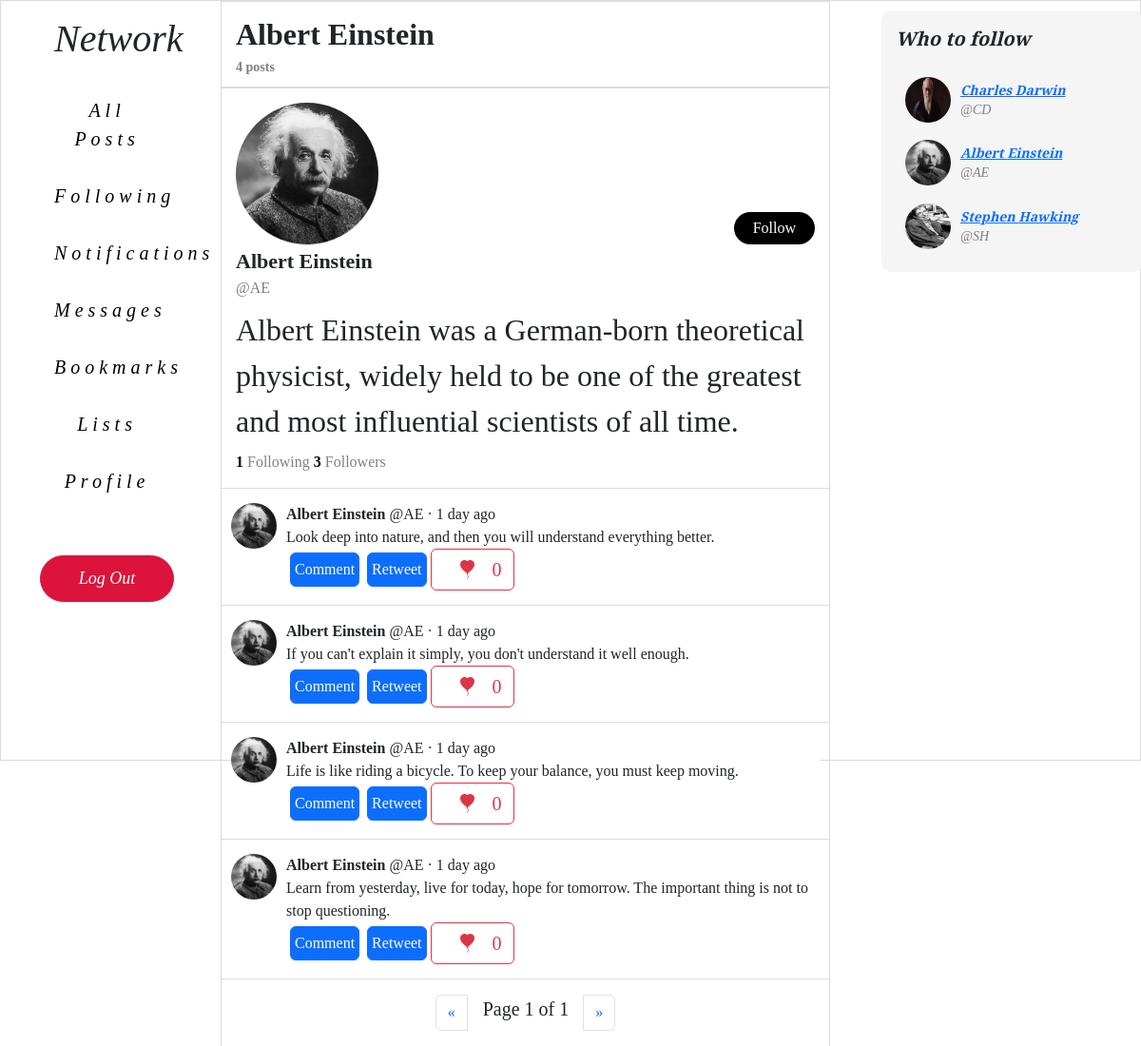
Page /profile/AE (signed in) on the committed database.
### network/models.py (models this page shows, shortened)
class User(AbstractUser):
    pass
    bio = models.TextField(blank=True, max_length=160)
    profile_picture = models.ImageField(default="default.jpeg", upload_to="profile_pictures")

class Post(models.Model):
    user = models.ForeignKey("User", on_delete=models.CASCADE, related_name="posts")
    body = models.TextField(blank=True, max_length=280)
    likes = models.ManyToManyField("User", blank=True, related_name="likes")
    timestamp = models.DateTimeField(auto_now_add=True)
    def get_time(self):
        return humanize.naturaltime(self.timestamp)
    def total_likes(self):
        return self.likes.count()

### network/views.py (the view)
# urls.py: path("profile/<str:username>", views.profile, name="profile"),
def profile(request, username):
    current_user = User.objects.get(username=request.user)
    viewed_user = User.objects.get(username=username)
    paginator = Paginator(viewed_user.posts.all().order_by('-timestamp'), 10)
    page_number = request.GET.get('page')
    page_obj = paginator.get_page(page_number)
    context = {
        "currently_followed": len(Follow.objects.filter(user=current_user).filter(following=viewed_user)),
        "follower_count": viewed_user.followers.all().count(),
        "following_count": viewed_user.following.all().count(),
        "post_count": viewed_user.posts.all().count,
        "recommend_follow": recommend_follow(request),
        "viewed_user": viewed_user,
        "viewed_user_posts": page_obj,
    }
    return render(request, "network/profile.html", context)

### network/views.py (called while the page is built)
def recommend_follow(request):
    current_user = User.objects.get(username=request.user)
    not_following = User.objects.exclude(
        followers__user=current_user
    ).exclude(username=current_user)
    if len(not_following) > 3: sample_size = 3
    else: sample_size = len(not_following)
    not_following = random.sample(list(not_following), sample_size)
    return not_following

### network/templates/network/profile.html (shortened to what this page needs)
{% extends "network/layout.html" %}
{% load static %}
{% block body %}
    {% if user.is_authenticated %}
    <div class="profile-header">
        <div>{{ viewed_user.first_name }} {{ viewed_user.last_name }}</div>
        {% if post_count <= 1 %}
            <div class="post-count">{{ post_count }} post </div>
        {% elif post_count > 1 %}
            <div class="post-count">{{ post_count }} posts </div>
        {% endif %}
        </div>
        <div class="profile-container">
            <div class="profile-top">
                <div class="image-container">
                    <img src="{{ viewed_user.profile_picture.url }}">
                </div>
                {% if request.user.username == viewed_user.username %}
                <div class="follow-button-container">
                    <button class="setup-profile" id="setup" title="Set up profile" value="{{ viewed_user.username }}">Set up profile</button>
                </div>
                {% elif request.user.username != viewed_user.username %}
                    {% if currently_followed == False %}
                        <div class="follow-button-container">
                            <button class="toggle-follow-button" id="follow" title="Follow" value="{{ viewed_user.username }}">Follow</button>
                        </div>
                    {% else %}
                        <div class="follow-button-container">
                            <button class="toggle-follow-button" id="unfollow" title="Unfollow" value="{{ viewed_user.username }}">Following</button>
                        </div>
                    {% endif %}
                {% endif %}
            </div>
            <div class="profile-bio-container">
                <div style="font-size: 22px"><strong>{{ viewed_user.first_name }} {{ viewed_user.last_name }}</strong></div>
                <div style="font-size: 16px; color: gray">@{{ viewed_user.username }}</div>
                <div class="profile-bio">
                    {{ viewed_user.bio }}
                </div>
            </div>
            <div class="profile-following">
                <span class="following-count">{{ following_count }}</span> Following <span class="follower-count">{{ follower_count }}</span> Followers
            </div>
        </div>
        {% for post in viewed_user_posts %}
            <div class="post-outer-container">
                <div class="post-container">
                    <div class="profile-pic">
                        <a href="/profile/{{ viewed_user.username }}">
                            <img src="{{ viewed_user.profile_picture.url }}">
                        </a>
                    </div>
                    <div class="post-body-container">
                        <div class="post-body-top">
                            <div>
                                <b>{{ post.user.first_name }} {{ post.user.last_name }}</b> @{{ post.user.username }}</a> · {{ post.get_time }}
                            </div>
                        </div>
                        <div class="post-body" data-post-id="{{ post.id }}" data-status="close">
                            <div class="original-post">{{ post.body }}</div>
                        </div>
                        {% if user.is_authenticated %}
                        <div class="d-flex">
                            <button type="button" class="btn btn-primary m-1 p-1">Comment</button>
                            <button type="button" class="btn btn-primary m-1 p-1">Retweet</button>
                            {% if request.user in post.likes.all %}
                                <button type="button" class="d-flex like-container btn btn-outline-danger" id="liked" title="Unlike" value="{{ post.id }}"><i class="bi bi-balloon-heart-fill mx-3"></i><div class="like-count">{{ post.total_likes }}</div></button>
                            {% else %}
                                <button type="button" class="d-flex like-container btn btn-outline-danger fs-5" id="not-liked" title="Like" value="{{ post.id }}"><i class="bi bi-balloon-heart-fill mx-3"></i><div class="like-count">{{ post.total_likes }}</div></button>
                            {% endif %}
                        </div>
                        {% endif %}
                    </div>
                </div>
            </div>
        {% endfor %}
        <nav aria-label="Page navigation ">
            <ul class="pagination justify-content-center mt-3">
                {% if page_obj.has_previous %}
              <li class="page-item">
                <a id="prev" class="page-link" href="?page={{ page_obj.previous_page_number }}" aria-label="Previous">
                  <span aria-hidden="true">&laquo;</span>
                </a>
              </li>
              {% else %}
              <li class="page-item">
                <a id="prev" class="page-link" href="#" aria-label="Previous">
                  <span aria-hidden="true">&laquo;</span>
                </a>
              </li>
              {% endif %}
              <span class="current fs-5 mx-3">
                Page {{ viewed_user_posts.number }} of {{ viewed_user_posts.paginator.num_pages }}
            </span>
            {% if page_obj.has_next %}
              <li class="page-item">
                    <a id="next" class="page-link" href="?page={{ page_obj.next_page_number }}" aria-label="Next">
                        <span aria-hidden="true">&raquo;</span>
                      </a>
              </li>
              {% else %}
              <li class="page-item">
                <a id="next" class="page-link" href="#" aria-label="Next">
                    <span aria-hidden="true">&raquo;</span>
                  </a>
          </li>
              {% endif %}
            </ul>
          </nav>
    {% endif %}
{% endblock %}

### network/templates/network/layout.html (shortened to what this page needs)
{% load static %}
<!DOCTYPE html>
<html lang="en">
  <head>
    <link href="{% static 'network/style.css' %}" rel="stylesheet" />
    <link
      href="https://cdn.jsdelivr.net/npm/bootstrap@5.3.2/dist/css/bootstrap.min.css"
      rel="stylesheet"
    />
    <link rel="stylesheet" href="https://cdn.jsdelivr.net/npm/bootstrap-icons@1.11.1/font/bootstrap-icons.css">
  </head>
  <body>
    <div class="container">
      <div class="row">
        <div class="col-2">
          <div class="left-pane text-wrap text-center" style = "font-family:'Playfair Display', serif;font-size:16px;font-style:italic;">
            <nav class="navigation-bar">
              <div class="logo">
                <div class="fs-1">Network</div>
              </div>
              <div class="nav d-block">
                <div class="nav-item">
                  <a class="navigation-link text-decoration-none" href="{% url 'index' %}">All Posts</a>
                </div>
              </div>
              {% if user.is_authenticated %}
              <div class="nav d-block">
                <div class="nav-item">
                  <a class="navigation-link" href="{% url 'following' %}"
                    >Following</a
                  >
                </div>
              </div>
              <div class="nav d-block">
                <div class="nav-item">
                  <a class="navigation-link" href="#">Notifications</a>
                </div>
              </div>
              <div class="nav d-block">
                <div class="nav-item">
                  <a class="navigation-link" href="#">Messages</a>
                </div>
              </div>
              <div class="nav d-block">
                <div class="nav-item">
                  <a class="navigation-link" href="#">Bookmarks</a>
                </div>
              </div>
              <div class="nav d-block">
                <div class="nav-item">
                  <a class="navigation-link" href="#">Lists</a>
                </div>
              </div>
              <div class="nav d-block">
                <div class="nav-item">
                  <a class="navigation-link" href="/profile/{{ request.user }}"
                    >Profile</a
                  >
                </div>
              </div>
              {% endif %} {% if user.is_authenticated %}
              <div class="logout">
                <a class="navigation-link" href="{% url 'logout' %}">Log Out</a>
              </div>
              {% endif %}
            </nav>
          </div>
        </div>
        <div class="col-7">
          <div class="body" style = "font-family:'Mooli', serif; font-size: 2em ;" >{% block body %} {% endblock %}</div>
        </div>
        <div class="col-3">
          <div class="right-pane" style = "font-family:'Playfair Display', serif;font-size:16px;font-style:italic;">
            {% if user.is_authenticated %}
            <div class="who-to-follow-container">
              <div class="who-to-follow">
                <p>Who to follow</p>
                {% for user in recommend_follow %}
                <div class="recommend-follow">
                  <div class="profile-pic">
                    <a href="/profile/{{ user.username }}">
                      <img src="{{ user.profile_picture.url }}" />
                    </a>
                  </div>
                  <div class="recommend-user">
                    <a href="/profile/{{ user.username }}"
                      ><div>{{ user.first_name }} {{ user.last_name }}</div>
                    </a>
                    <div>@{{ user.username }}</div>
                  </div>
                </div>
                {% endfor %}
              </div>
            </div>
            {% endif %}
          </div>
        </div>
      </div>
    </div>
  </body>
</html>

### network/static/network/style.css (style rules this page uses)
body { border: 1px solid gainsboro; height: 100vh; width: 100vw; }
.navigation-bar { font-size: 20px; margin-top: 10px; margin-left: auto; margin-right: 30px; max-width: 250px; width: 85%; }
.logo { cursor: default; padding-left: 15px; padding-bottom: 15px; }
.nav-item a { border-radius: 25px; display: inline-block; margin: 5px 0 5px 0; padding: 10px 15px 10px 15px; transition: background-color 0.15s linear; letter-spacing: 5px; }
.navigation-link { color: black; text-decoration: none; }
.logout .navigation-link, .register .navigation-link { color: white; font-size: 18px; }
.logout a, .register a { background-color: crimson; border: 1px solid crimson; border-radius: 25px; display: flex; justify-content: center; padding: 10px 0 10px 0; margin-top: 3rem; transition: filter 0.25s; }
.body { border-left: 1px solid gainsboro; border-right: 1px solid gainsboro; overflow: scroll; width: 100%; }
.post-outer-container { border-bottom: 1px solid gainsboro; padding: 15px 10px 15px 10px; }
.post-container { background-color: white; display: flex; font-size: 16px; height: auto; width: 100%; }
.profile-pic img { border-radius: 100%; height: 48px; margin-right: 10px; width: 48px; }
.post-body-container { width: 100%; }
.post-body-top { display: flex; justify-content: space-between; }
.profile-header { border-top: 1px solid gainsboro; border-bottom: 1px solid gainsboro; font-weight: bold; padding: 10px 0px 10px 15px; }
.post-count { font-size: 14px; color: gray; }
.profile-container { padding: 15px; border-top: 1px solid gainsboro; border-bottom: 1px solid gainsboro; }
.profile-top { display: flex; justify-content: space-between; }
.image-container img { border-bottom: 1px solid gainsboro; border-radius: 100%; height: 150px; width: 150px; }
.follow-button-container { display: block; margin-top: auto; }
#follow { background-color: black; border: none; border-radius: 25px; color: white; font-size: 16px; padding: 5px 20px 5px 20px; }
.profile-bio { padding: 7.5px 0 7.5px 0; }
.profile-following { font-size: 16px; color: gray; }
.follower-count, .following-count { font-weight: bold; color: black; }
.right-pane { display: block; justify-content: left; }
.who-to-follow-container { height: 275px; margin-top: 10px; margin-left: 30px; width: 275px; }
.who-to-follow { background-color: whitesmoke; border-radius: 10px; display: grid; grid-template-rows: 0.25fr 1fr 1fr 1fr; height: 100%; padding: 15px; width: 100%; }
.who-to-follow p { font-size: 20px; font-weight: bold; height: 100%; }
.recommend-follow { display: grid; align-items: center; display: flex; font-size: 14px; height: 100%; padding-left: 10px; }
.recommend-user div:nth-child(1) { font-weight: bold; }
.recommend-user div:nth-child(2) { color: gray; }

### rows in the picture
User: first_name "Albert", last_name "Einstein", profile_picture (picture), username "AE", bio "Albert Einstein was a German-born theoretical physicist, widely held to be one of the greatest and most influential scientists of all time."
Post: profile_picture (picture), user.first_name "Albert", user.last_name "Einstein", user.username "AE", get_time "1 day ago", body "Look deep into nature, and then you will understand everything better.", total_likes "0"
Post: profile_picture (picture), user.first_name "Albert", user.last_name "Einstein", user.username "AE", get_time "1 day ago", body "If you can't explain it simply, you don't understand it well enough.", total_likes "0"
Post: profile_picture (picture), user.first_name "Albert", user.last_name "Einstein", user.username "AE", get_time "1 day ago", body "Life is like riding a bicycle. To keep your balance, you must keep moving.", total_likes "0"
Post: profile_picture (picture), user.first_name "Albert", user.last_name "Einstein", user.username "AE", get_time "1 day ago", body "Learn from yesterday, live for today, hope for tomorrow. The important thing is not to stop questioning.", total_likes "0"
User: profile_picture (picture), first_name "Charles", last_name "Darwin", username "CD"
User: profile_picture (picture), first_name "Stephen", last_name "Hawking", username "SH"

### other values in the picture
{{ post_count }} "4"
{{ following_count }} "1"
{{ follower_count }} "3"
{{ viewed_user_posts.number }} "1"
{{ viewed_user_posts.paginator.num_pages }} "1"
